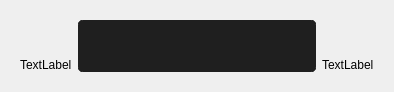
<?xml version="1.0" encoding="UTF-8"?>
<ui version="4.0">
 <class>message</class>
 <widget class="QWidget" name="message">
  <property name="geometry">
   <rect>
    <x>0</x>
    <y>0</y>
    <width>394</width>
    <height>92</height>
   </rect>
  </property>
  <property name="windowTitle">
   <string>Form</string>
  </property>
  <layout class="QGridLayout" name="gridLayout_2">
   <item row="0" column="0">
    <widget class="QWidget" name="widget" native="true">
     <property name="sizePolicy">
      <sizepolicy hsizetype="Preferred" vsizetype="MinimumExpanding">
       <horstretch>0</horstretch>
       <verstretch>0</verstretch>
      </sizepolicy>
     </property>
     <property name="minimumSize">
      <size>
       <width>0</width>
       <height>50</height>
      </size>
     </property>
     <layout class="QGridLayout" name="gridLayout">
      <item row="0" column="0">
       <widget class="QLabel" name="user_name">
        <property name="text">
         <string>TextLabel</string>
        </property>
        <property name="alignment">
         <set>Qt::AlignBottom|Qt::AlignLeading|Qt::AlignLeft</set>
        </property>
       </widget>
      </item>
      <item row="0" column="1">
       <widget class="QPlainTextEdit" name="content">
        <property name="sizePolicy">
         <sizepolicy hsizetype="Expanding" vsizetype="MinimumExpanding">
          <horstretch>0</horstretch>
          <verstretch>0</verstretch>
         </sizepolicy>
        </property>
        <property name="minimumSize">
         <size>
          <width>0</width>
          <height>40</height>
         </size>
        </property>
        <property name="styleSheet">
         <string notr="true">border-radius: 5px; border: 5px solid #1f1f1f; background-color: #1f1f1f; color: #ffffff;</string>
        </property>
        <property name="frameShape">
         <enum>QFrame::NoFrame</enum>
        </property>
        <property name="frameShadow">
         <enum>QFrame::Plain</enum>
        </property>
        <property name="readOnly">
         <bool>true</bool>
        </property>
       </widget>
      </item>
      <item row="0" column="2">
       <widget class="QLabel" name="bot_name">
        <property name="text">
         <string>TextLabel</string>
        </property>
        <property name="alignment">
         <set>Qt::AlignBottom|Qt::AlignLeading|Qt::AlignLeft</set>
        </property>
       </widget>
      </item>
     </layout>
    </widget>
   </item>
  </layout>
 </widget>
 <resources/>
 <connections/>
</ui>
